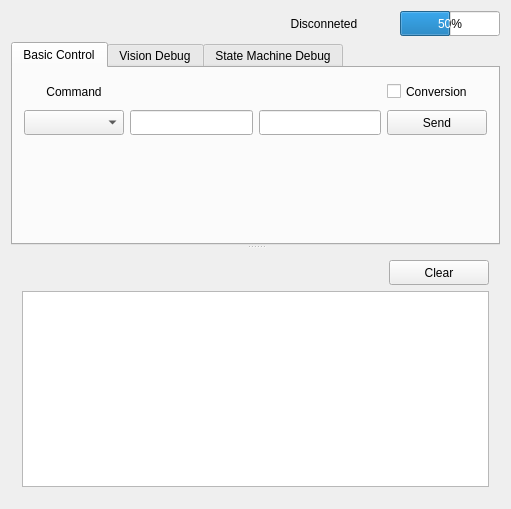
<?xml version="1.0" encoding="UTF-8"?>
<ui version="4.0">
 <class>Widget</class>
 <widget class="QWidget" name="Widget">
  <property name="geometry">
   <rect>
    <x>0</x>
    <y>0</y>
    <width>511</width>
    <height>509</height>
   </rect>
  </property>
  <property name="windowTitle">
   <string>Widget</string>
  </property>
  <layout class="QHBoxLayout" name="horizontalLayout">
   <item>
    <layout class="QGridLayout" name="gridLayout">
     <item row="0" column="0">
      <spacer name="PanelSpacer">
       <property name="orientation">
        <enum>Qt::Horizontal</enum>
       </property>
       <property name="sizeHint" stdset="0">
        <size>
         <width>338</width>
         <height>20</height>
        </size>
       </property>
      </spacer>
     </item>
     <item row="0" column="1">
      <layout class="QHBoxLayout" name="SysStatusLayout">
       <property name="sizeConstraint">
        <enum>QLayout::SetDefaultConstraint</enum>
       </property>
       <item>
        <widget class="QLabel" name="ConnectLabel">
         <property name="minimumSize">
          <size>
           <width>100</width>
           <height>25</height>
          </size>
         </property>
         <property name="maximumSize">
          <size>
           <width>100</width>
           <height>25</height>
          </size>
         </property>
         <property name="text">
          <string>Disconneted</string>
         </property>
         <property name="alignment">
          <set>Qt::AlignCenter</set>
         </property>
        </widget>
       </item>
       <item>
        <spacer name="SysStatusSpacer">
         <property name="orientation">
          <enum>Qt::Horizontal</enum>
         </property>
         <property name="sizeType">
          <enum>QSizePolicy::Fixed</enum>
         </property>
         <property name="sizeHint" stdset="0">
          <size>
           <width>20</width>
           <height>20</height>
          </size>
         </property>
        </spacer>
       </item>
       <item>
        <widget class="QProgressBar" name="BatteryBar">
         <property name="minimumSize">
          <size>
           <width>100</width>
           <height>25</height>
          </size>
         </property>
         <property name="maximumSize">
          <size>
           <width>100</width>
           <height>25</height>
          </size>
         </property>
         <property name="value">
          <number>50</number>
         </property>
        </widget>
       </item>
      </layout>
     </item>
     <item row="1" column="0" colspan="2">
      <widget class="QSplitter" name="PanelSplitter">
       <property name="orientation">
        <enum>Qt::Vertical</enum>
       </property>
       <widget class="QTabWidget" name="tabWidget">
        <property name="currentIndex">
         <number>0</number>
        </property>
        <widget class="QWidget" name="BasicControl">
         <attribute name="title">
          <string>Basic Control</string>
         </attribute>
         <layout class="QVBoxLayout" name="verticalLayout">
          <item>
           <layout class="QGridLayout" name="BasicControlLayout">
            <item row="0" column="0">
             <widget class="QLabel" name="BasicCmdLabel">
              <property name="minimumSize">
               <size>
                <width>100</width>
                <height>25</height>
               </size>
              </property>
              <property name="text">
               <string>Command</string>
              </property>
              <property name="alignment">
               <set>Qt::AlignCenter</set>
              </property>
             </widget>
            </item>
            <item row="0" column="1">
             <widget class="QLabel" name="BasicCmdParam1">
              <property name="minimumSize">
               <size>
                <width>100</width>
                <height>25</height>
               </size>
              </property>
              <property name="text">
               <string/>
              </property>
              <property name="alignment">
               <set>Qt::AlignCenter</set>
              </property>
             </widget>
            </item>
            <item row="0" column="2">
             <widget class="QLabel" name="BasicCmdParam2">
              <property name="minimumSize">
               <size>
                <width>100</width>
                <height>25</height>
               </size>
              </property>
              <property name="text">
               <string/>
              </property>
              <property name="alignment">
               <set>Qt::AlignCenter</set>
              </property>
             </widget>
            </item>
            <item row="0" column="3">
             <widget class="QCheckBox" name="ConversionCheckBox">
              <property name="minimumSize">
               <size>
                <width>100</width>
                <height>25</height>
               </size>
              </property>
              <property name="text">
               <string>Conversion</string>
              </property>
             </widget>
            </item>
            <item row="1" column="0">
             <widget class="QComboBox" name="BasicCmdComboBox">
              <property name="minimumSize">
               <size>
                <width>100</width>
                <height>25</height>
               </size>
              </property>
              <property name="currentIndex">
               <number>0</number>
              </property>
              <item>
               <property name="text">
                <string/>
               </property>
              </item>
              <item>
               <property name="text">
                <string>take off</string>
               </property>
              </item>
              <item>
               <property name="text">
                <string>land</string>
               </property>
              </item>
              <item>
               <property name="text">
                <string>set height</string>
               </property>
              </item>
              <item>
               <property name="text">
                <string>set yaw</string>
               </property>
              </item>
             </widget>
            </item>
            <item row="1" column="1">
             <widget class="QLineEdit" name="Param1Editor">
              <property name="minimumSize">
               <size>
                <width>100</width>
                <height>25</height>
               </size>
              </property>
             </widget>
            </item>
            <item row="1" column="2">
             <widget class="QLineEdit" name="Param2Editor">
              <property name="minimumSize">
               <size>
                <width>100</width>
                <height>25</height>
               </size>
              </property>
             </widget>
            </item>
            <item row="1" column="3">
             <widget class="QPushButton" name="SendButton">
              <property name="minimumSize">
               <size>
                <width>100</width>
                <height>25</height>
               </size>
              </property>
              <property name="text">
               <string>Send</string>
              </property>
             </widget>
            </item>
           </layout>
          </item>
          <item>
           <spacer name="BasicControlSpacer">
            <property name="orientation">
             <enum>Qt::Vertical</enum>
            </property>
            <property name="sizeHint" stdset="0">
             <size>
              <width>435</width>
              <height>92</height>
             </size>
            </property>
           </spacer>
          </item>
         </layout>
        </widget>
        <widget class="QWidget" name="VisionDebug">
         <attribute name="title">
          <string>Vision Debug</string>
         </attribute>
        </widget>
        <widget class="QWidget" name="StateMachineDebug">
         <attribute name="title">
          <string>State Machine Debug</string>
         </attribute>
        </widget>
       </widget>
       <widget class="QWidget" name="">
        <layout class="QGridLayout" name="OutputLayout">
         <item row="0" column="0">
          <spacer name="OutputSpacer">
           <property name="orientation">
            <enum>Qt::Horizontal</enum>
           </property>
           <property name="sizeHint" stdset="0">
            <size>
             <width>40</width>
             <height>20</height>
            </size>
           </property>
          </spacer>
         </item>
         <item row="0" column="1">
          <widget class="QPushButton" name="ClearButton">
           <property name="minimumSize">
            <size>
             <width>100</width>
             <height>25</height>
            </size>
           </property>
           <property name="maximumSize">
            <size>
             <width>100</width>
             <height>25</height>
            </size>
           </property>
           <property name="text">
            <string>Clear</string>
           </property>
          </widget>
         </item>
         <item row="1" column="0" colspan="2">
          <widget class="QTextBrowser" name="OutputBrowser">
           <property name="minimumSize">
            <size>
             <width>0</width>
             <height>100</height>
            </size>
           </property>
           <property name="maximumSize">
            <size>
             <width>16777215</width>
             <height>500</height>
            </size>
           </property>
          </widget>
         </item>
        </layout>
       </widget>
      </widget>
     </item>
    </layout>
   </item>
  </layout>
 </widget>
 <layoutdefault spacing="6" margin="11"/>
 <resources/>
 <connections/>
</ui>
